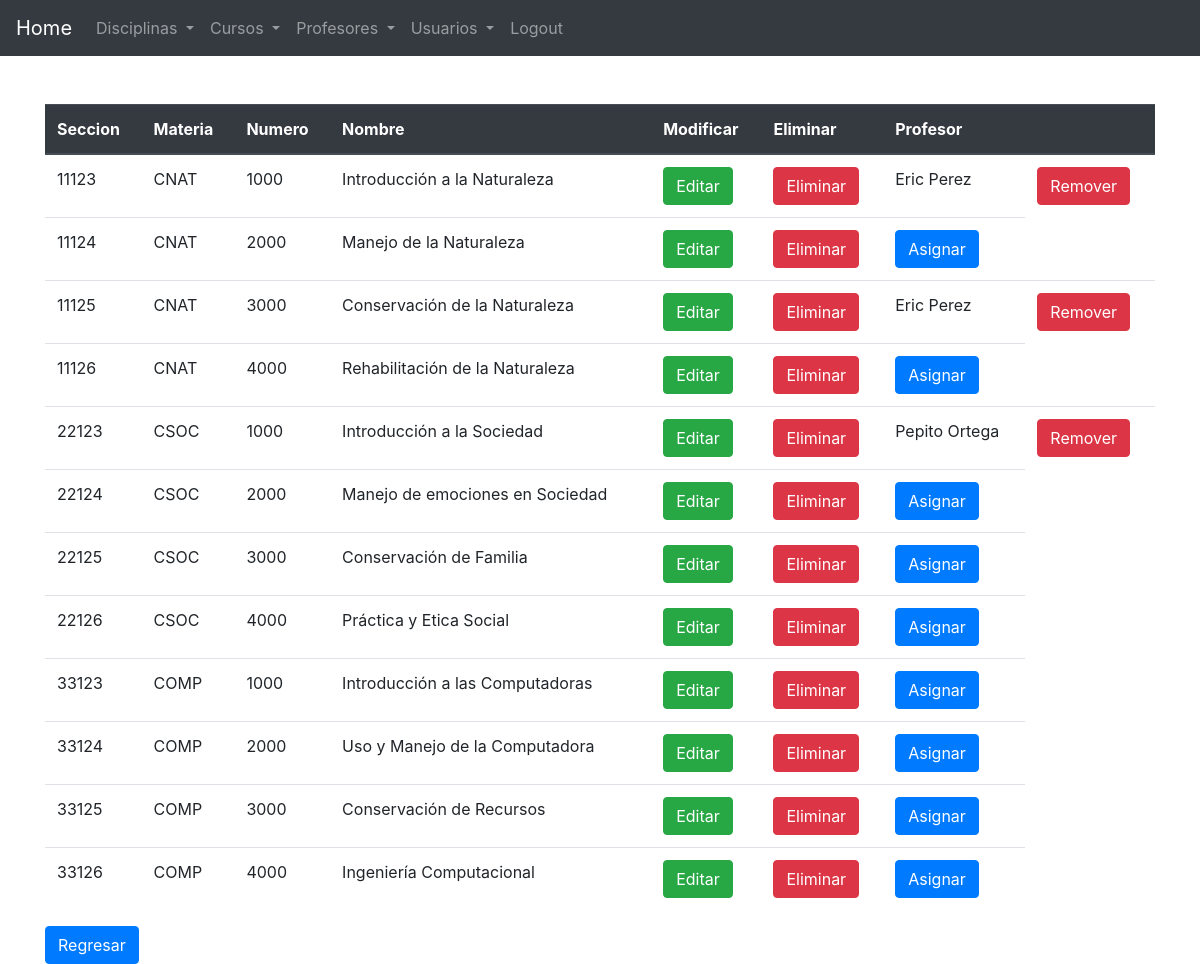
Page /CourseManager/view_cursos_total.php on the committed database.
### tables this page shows
CREATE TABLE `curso` (
  `curso_seccion` int(10) NOT NULL,
  `curso_materia` varchar(4) NOT NULL,
  `curso_numero` int(4) NOT NULL,
  `curso_name` varchar(55) NOT NULL,
  `curso_disciplina` varchar(55) NOT NULL,
  `prof_id` int(5) DEFAULT NULL
);

CREATE TABLE `profesores` (
  `prof_id` int(5) NOT NULL,
  `prof_name` varchar(55) NOT NULL,
  `prof_lname` varchar(55) NOT NULL,
  `prof_availability` varchar(55) NOT NULL,
  `prof_phone` varchar(55) NOT NULL,
  `prof_email` varchar(55) NOT NULL
);

### CourseManager/view_cursos_total.php (the view, shortened to what this page needs)
<?php session_start();
include("include/connect.php");
$sql = "SELECT * FROM curso LEFT OUTER JOIN profesores ON curso.prof_id = profesores.prof_id";
$resultado = $conn -> query($sql);
 ?>
<!DOCTYPE html>
<html lang="en">
<head>
  <link rel="stylesheet" href="css/bootstrap.min.css">
</head>
<body>
  <?php include 'include/header.php';?>
<nav>
	<?php include 'include/menu.php';?>
</nav>
<main>
<div class="container">
<br>
<table class="table">
<thead class="thead-dark">
      <tr>
        <th>Seccion</th>
        <th>Materia</th>
        <th>Numero</th>
        <th>Nombre</th>
        <th>Modificar</th>
        <th>Eliminar</th>
        <th>Profesor</th>
        <th></th>
      </tr>
</thead>
      <?php
      while ($row=$resultado->fetch_assoc()){
        $curso_materia = $row['curso_materia'];
        $curso_numero = $row['curso_numero'];
        $curso_name = $row['curso_name'];
        $prof_id = $row['prof_id'];
        $prof_name = $row['prof_name'];
        $prof_lname = $row['prof_lname'];
         ?>
        <tr>
        <td height="22"><?php echo $row['curso_seccion'];?></td>
        <td><?php echo $curso_materia;?></td>
        <td><?php echo $curso_numero;?></td>
        <td><?php echo $curso_name;?></td>
        <td><a class="btn btn-success" href="edit_curso_form.php? curso_seccion=<?php echo $row['curso_seccion'];?>">Editar</td>
        <td><a class="btn btn-danger" href="delete_curso.php? curso_seccion=<?php echo $row['curso_seccion'];?>
        "onclick="return confirm('¿Seguro que deseas eliminar este curso?')">Eliminar</td>
      <?php if($prof_id == NULL){ ?>
          <td><a class="btn btn-primary" href="asignar_profesor_form.php? curso_seccion=<?php echo $row['curso_seccion'];?>">Asignar</td>
          </tr>
          <?php } else { ?>
        <td><?php echo $prof_name, " $prof_lname";?></td>
        <?php } ?>
        <?php if($prof_id != NULL) { ?>
          <td><a class="btn btn-danger" href="remover_profesor.php? curso_seccion=<?php echo $row['curso_seccion'];?> & prof_id=<?php echo $row['prof_id'];?>
          "onclick="return confirm('¿Seguro que deseas remover el profesor?')">Remover</td>
        <?php } ?>
        <?php } ?>
    </table>
    <a href="index.php" class="btn btn-primary" role="button">Regresar</a>
  </div>
</main>
  <?php include 'include/footer.php';?>
</body>
</html>

### CourseManager/include/header.php (shortened to what this page needs)
<!DOCTYPE html>
<html lang="en">
<head>
  <link rel="stylesheet" href="https://maxcdn.bootstrapcdn.com/bootstrap/4.5.2/css/bootstrap.min.css">
</head>
<body>
</body>
</html>

### CourseManager/include/menu.php (shortened to what this page needs)
<!DOCTYPE html>
<html lang="en">
<head>
  <link rel="stylesheet" href="https://maxcdn.bootstrapcdn.com/bootstrap/4.5.2/css/bootstrap.min.css">
</head>
<body>
<nav class="navbar navbar-expand-sm bg-dark navbar-dark">
  <a class="navbar-brand" href="index.php">Home</a>
  <ul class="navbar-nav">
    <li class="nav-item dropdown">
      <a class="nav-link dropdown-toggle" href="#" id="navbardrop" data-toggle="dropdown">
        Disciplinas
      </a>
    <li class="nav-item dropdown">
      <a class="nav-link dropdown-toggle" href="#" id="navbardrop" data-toggle="dropdown">
        Cursos
      </a>
    <li class="nav-item dropdown">
      <a class="nav-link dropdown-toggle" href="#" id="navbardrop" data-toggle="dropdown">
       Profesores
      </a>
    <li class="nav-item dropdown">
      <a class="nav-link dropdown-toggle" href="#" id="navbardrop" data-toggle="dropdown">
        Usuarios
      </a>
    </li>
    <li class="nav-item">
      <a class="nav-link" href="logout.php" id="navbaritem">
        Logout
      </a>
    </li>
  </ul>
</nav>
<br>
</body>
</html>

### CourseManager/include/footer.php (shortened to what this page needs)
<!DOCTYPE html>
<html lang="en">
<head>
  <link rel="stylesheet" href="https://maxcdn.bootstrapcdn.com/bootstrap/4.5.2/css/bootstrap.min.css">
</head>
<body>
</body>
</html>

### rows in the picture
curso: curso_seccion "11123", curso_materia "CNAT", curso_numero "1000", curso_name "Introducción a la Naturaleza", prof.prof_name "Eric", prof.prof_lname "Perez"
curso: curso_seccion "11124", curso_materia "CNAT", curso_numero "2000", curso_name "Manejo de la Naturaleza"
curso: curso_seccion "11125", curso_materia "CNAT", curso_numero "3000", curso_name "Conservación de la Naturaleza", prof.prof_name "Eric", prof.prof_lname "Perez"
curso: curso_seccion "11126", curso_materia "CNAT", curso_numero "4000", curso_name "Rehabilitación de la Naturaleza"
curso: curso_seccion "22123", curso_materia "CSOC", curso_numero "1000", curso_name "Introducción a la Sociedad", prof.prof_name "Pepito", prof.prof_lname "Ortega"
curso: curso_seccion "22124", curso_materia "CSOC", curso_numero "2000", curso_name "Manejo de emociones en Sociedad"
curso: curso_seccion "22125", curso_materia "CSOC", curso_numero "3000", curso_name "Conservación de Familia"
curso: curso_seccion "22126", curso_materia "CSOC", curso_numero "4000", curso_name "Práctica y Etica Social"
curso: curso_seccion "33123", curso_materia "COMP", curso_numero "1000", curso_name "Introducción a las Computadoras"
curso: curso_seccion "33124", curso_materia "COMP", curso_numero "2000", curso_name "Uso y Manejo de la Computadora"
curso: curso_seccion "33125", curso_materia "COMP", curso_numero "3000", curso_name "Conservación de Recursos"
curso: curso_seccion "33126", curso_materia "COMP", curso_numero "4000", curso_name "Ingeniería Computacional"
